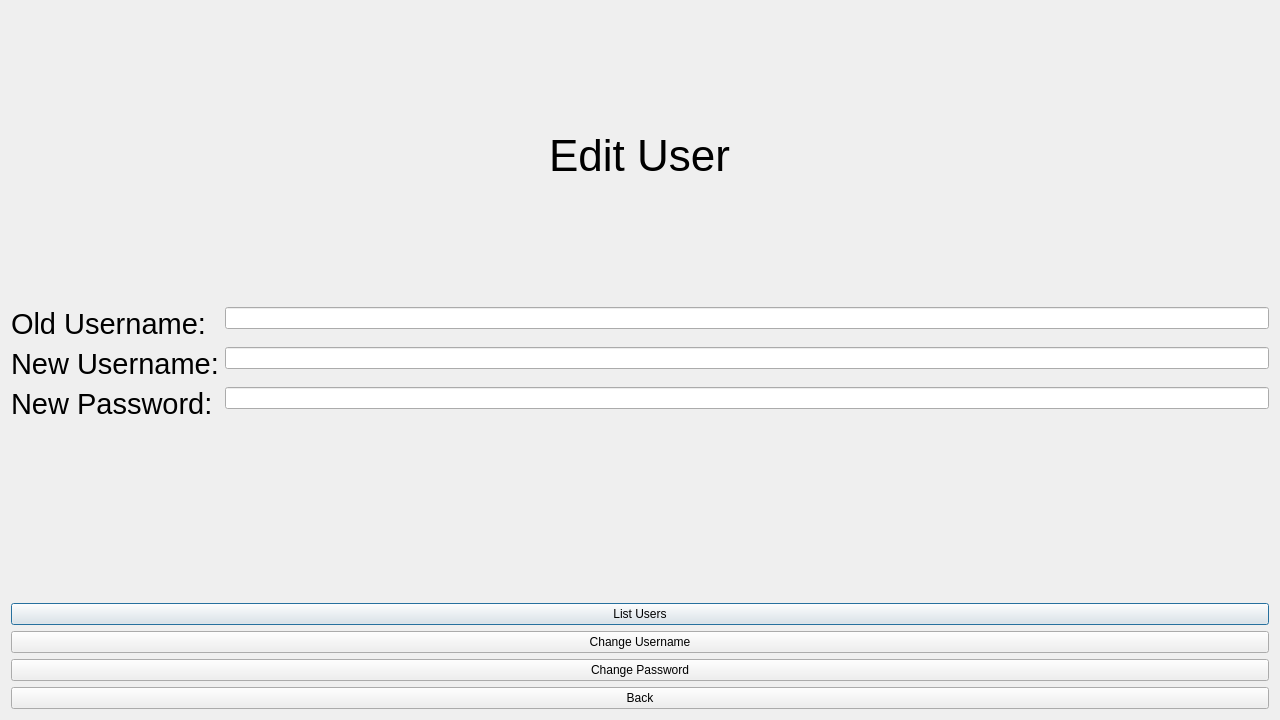
<?xml version="1.0" encoding="UTF-8"?>
<ui version="4.0">
 <class>editUsersWindow</class>
 <widget class="QDialog" name="editUsersWindow">
  <property name="geometry">
   <rect>
    <x>0</x>
    <y>0</y>
    <width>1280</width>
    <height>720</height>
   </rect>
  </property>
  <property name="windowTitle">
   <string>Dialog</string>
  </property>
  <layout class="QVBoxLayout" name="verticalLayout_2">
   <item alignment="Qt::AlignHCenter">
    <widget class="QLabel" name="label">
     <property name="font">
      <font>
       <pointsize>33</pointsize>
      </font>
     </property>
     <property name="text">
      <string>Edit User</string>
     </property>
    </widget>
   </item>
   <item>
    <layout class="QFormLayout" name="formLayout">
     <item row="0" column="0">
      <widget class="QLabel" name="label_2">
       <property name="font">
        <font>
         <pointsize>22</pointsize>
        </font>
       </property>
       <property name="text">
        <string>Old Username:</string>
       </property>
      </widget>
     </item>
     <item row="0" column="1">
      <widget class="QLineEdit" name="lineEdit"/>
     </item>
     <item row="1" column="0">
      <widget class="QLabel" name="label_3">
       <property name="font">
        <font>
         <pointsize>22</pointsize>
        </font>
       </property>
       <property name="text">
        <string>New Username:</string>
       </property>
      </widget>
     </item>
     <item row="1" column="1">
      <widget class="QLineEdit" name="lineEdit_2"/>
     </item>
     <item row="2" column="0">
      <widget class="QLabel" name="label_4">
       <property name="font">
        <font>
         <pointsize>22</pointsize>
        </font>
       </property>
       <property name="text">
        <string>New Password:</string>
       </property>
      </widget>
     </item>
     <item row="2" column="1">
      <widget class="QLineEdit" name="lineEdit_3"/>
     </item>
    </layout>
   </item>
   <item>
    <layout class="QVBoxLayout" name="verticalLayout">
     <item>
      <widget class="QPushButton" name="pushButton">
       <property name="text">
        <string>List Users</string>
       </property>
      </widget>
     </item>
     <item>
      <widget class="QPushButton" name="pushButton_2">
       <property name="text">
        <string>Change Username</string>
       </property>
      </widget>
     </item>
     <item>
      <widget class="QPushButton" name="pushButton_3">
       <property name="text">
        <string>Change Password</string>
       </property>
      </widget>
     </item>
     <item>
      <widget class="QPushButton" name="pushButton_4">
       <property name="text">
        <string>Back</string>
       </property>
      </widget>
     </item>
    </layout>
   </item>
  </layout>
 </widget>
 <resources/>
 <connections/>
</ui>
